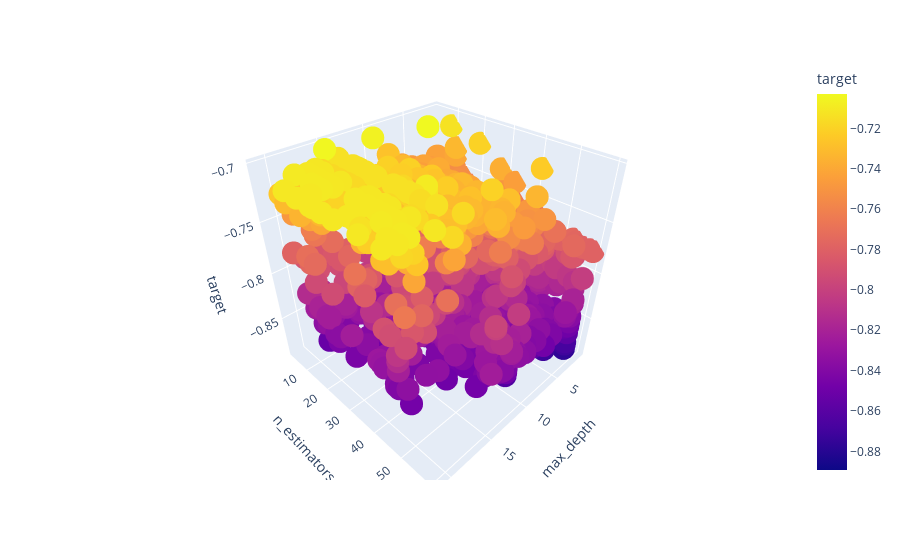

Notebook source saved alongside this figure:
### Code cell
px.scatter_3d(df2, x = "max_depth", y = "n_estimators", z = "target", color = "target", hover_data = ["eta", "n_estimators"])

### Figure 1 — Plotly figure (JSON) as saved in the notebook; plotly's stock layout.template omitted (floating-point values rounded to 4 significant figures; data arrays with more than 128 entries replaced by an {"elided": "..."} marker saying what was removed)
{"data": [{"customdata": {"elided": "2445x1 float values"}, "hovertemplate": "max_depth=%{x}<br>n_estimators=%{y}<br>target=%{marker.color}<br>eta=%{customdata[0]}<extra></extra>", "legendgroup": "", "marker": {"color": {"elided": "2445 float values"}, "coloraxis": "coloraxis", "symbol": "circle"}, "mode": "markers", "name": "", "scene": "scene", "showlegend": false, "type": "scatter3d", "x": {"elided": "2445 int values"}, "y": {"elided": "2445 int values"}, "z": {"elided": "2445 float values"}}], "layout": {"coloraxis": {"colorbar": {"title": {"text": "target"}}, "colorscale": [[0, "#0d0887"], [0.1111, "#46039f"], [0.2222, "#7201a8"], [0.3333, "#9c179e"], [0.4444, "#bd3786"], [0.5556, "#d8576b"], [0.6667, "#ed7953"], [0.7778, "#fb9f3a"], [0.8889, "#fdca26"], [1, "#f0f921"]]}, "legend": {"tracegroupgap": 0}, "margin": {"t": 60}, "scene": {"domain": {"x": [0, 1], "y": [0, 1]}, "xaxis": {"title": {"text": "max_depth"}}, "yaxis": {"title": {"text": "n_estimators"}}, "zaxis": {"title": {"text": "target"}}}}}
